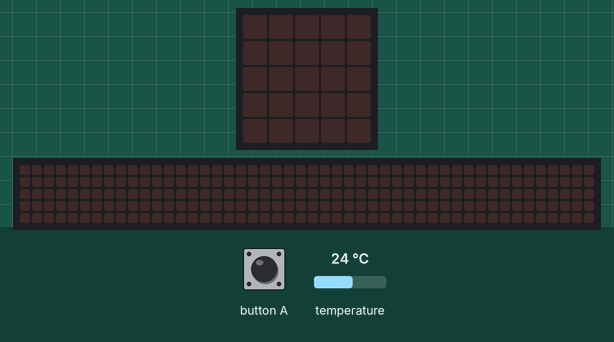
Simulated run of this program. Board: Calliope mini (MakeCode). Parts: the board's 5×5 LED display, a strip that is not on the board, showing the scrolling text unrolled. Inputs (shaded band) come from the test bench; at power-on: temperature 24 °C. The 48×5 strip is a reading aid, not a part: it shows the text the display is scrolling, unrolled, one strip-width of it at a time.

Above: at 1.2 s.
1.3 s: button A pressed for 0.15 s
At 1.67 s:
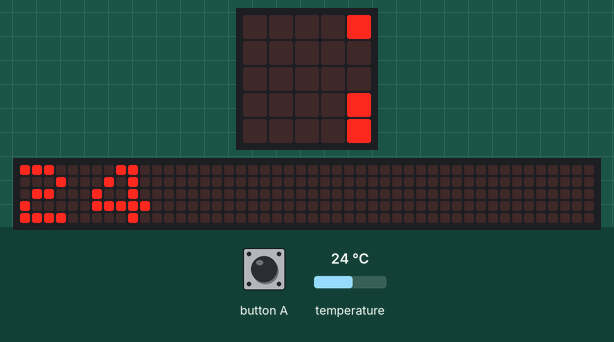
At 4.01 s:
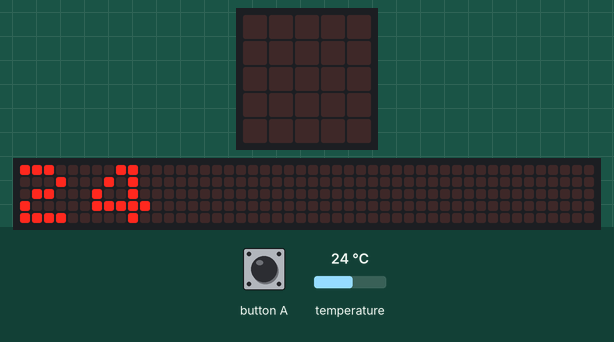
Timing chart, 0 to 5.5 s (numbered marks = the images above; inputs shaded):
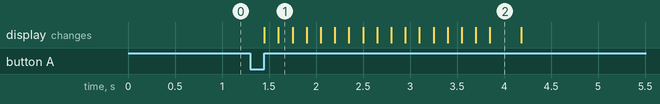

Measured:
- after the input at 1.3 s, the display: first changes after 0.15 s (image 1 shows a later state)

The program:

main.ts
```typescript
input.onButtonEvent(Button.A, input.buttonEventClick(), function () {
    if (input.temperature() < 15) {

    } else if (input.temperature() > 25) {

    } else {

    }
    basic.showString("" + (input.temperature()))
})
basic.forever(function () {

})
```

test.ts
```typescript
// Hier kann man Tests durchführen; diese Datei wird nicht kompiliert, wenn dieses Paket als Erweiterung verwendet wird.
```
